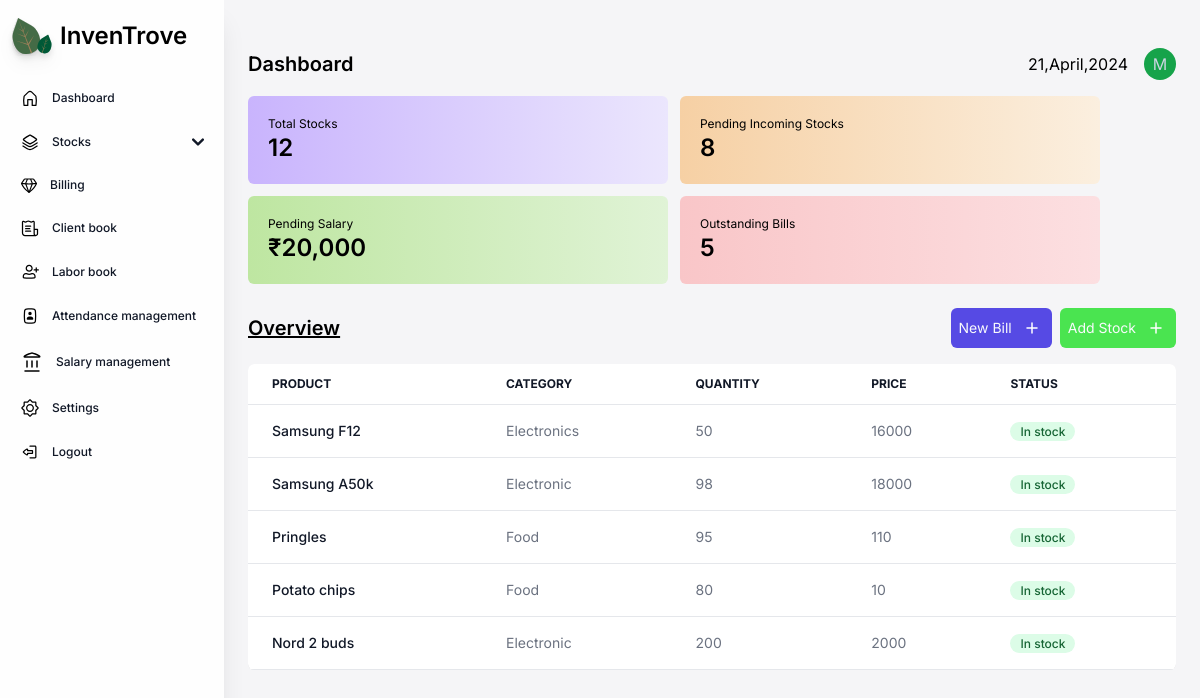
/dashboard/ (signed in), run on an earlier commit of the app's database.
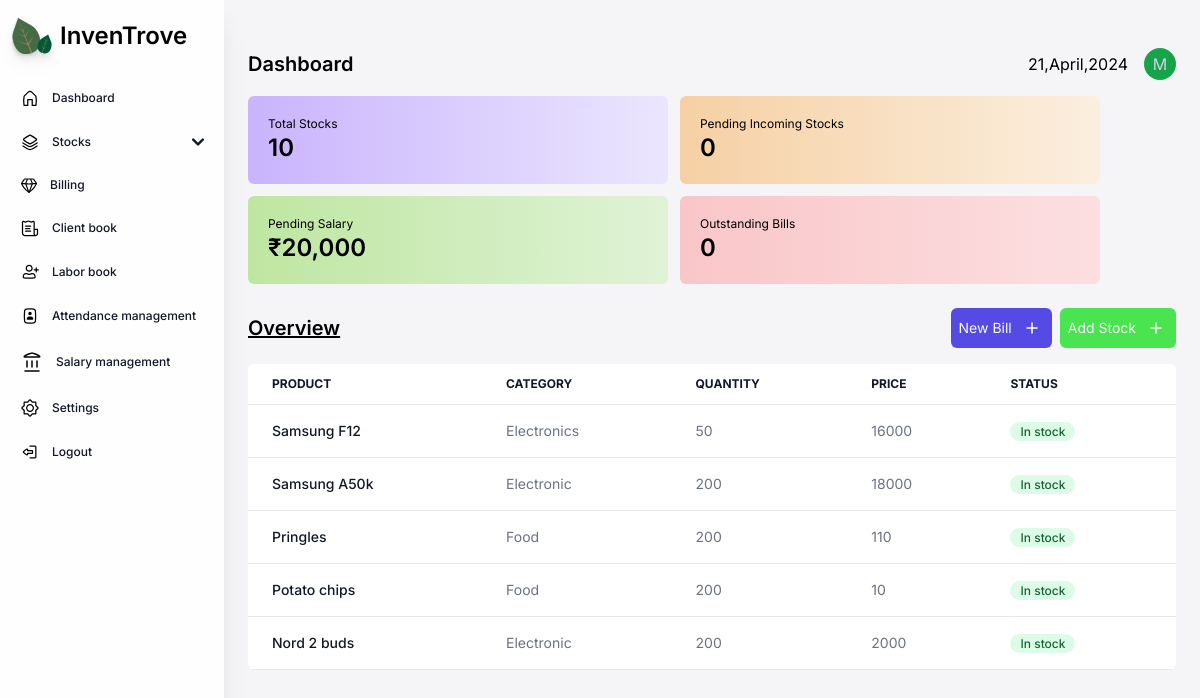
And on a later commit of the database.
### core/models.py (models this page shows, shortened)
class stock(models.Model):
    productname = models.CharField(max_length=70, db_index=True)
    category = models.CharField(max_length=50)
    maximumstock = models.PositiveIntegerField()
    quantity = models.PositiveIntegerField()
    price = models.PositiveIntegerField()

### core/views.py (the view)
# urls.py: path('dashboard/', cvs.dashboard),
@login_required(login_url='/auth/signup/')
def dashboard(request):
    model = stock.objects.all()
    ovdc = model.order_by('productname')
    model_bills = bill.objects.all()
    ic_stock  = 0
    for i in model:
        if i.quantity < i.maximumstock:
            ic_stock+=1
    context = {
        'overviewdata':ovdc.reverse()[:5],
        'stockcount': model.count(),
        'iccount': ic_stock,
        'billcount': model_bills.count(),
        }
    return render(request, "core/dashboard.html", context)

### core/templates/core/dashboard.html (shortened to what the changed rows need)
{% load static %}
{% load static tailwind_tags%}
<!DOCTYPE html>
<html lang="en">
<head>
    <link href="https://cdnjs.cloudflare.com/ajax/libs/flowbite/2.3.0/flowbite.min.css" rel="stylesheet" />
    {% tailwind_css %}
</head>
<body class="font-inter bg-[#F5F5F7] max-w-full">
<section class="sm:ml-56 px-6 pb-4 max-w-full">
    <main class="mt-4 min-w-full">
    <div class="infobox flex w-full gap-3 flex-wrap items-center">
        <a href="/stocks" class="w-[420px] max-h-[115px]">
        <div class="box max-w-full p-5 bg-gradient-to-r from-[#C9B4FD] to-[#EBE6FD] rounded-md hover:scale-105 transition duration-500">
            <p class="text-xs">Total Stocks</p>
            <p class="text-2xl font-semibold">{{stockcount}}</p>
        </div>
        </a>
        <a href="/incomingstocks" class="w-[420px] max-h-[115px]">
        <div class="box max-w-full p-5 bg-gradient-to-r from-[#F6D0A4] to-[#FBEFDF] rounded-md hover:scale-105 transition duration-500">
            <p class="text-xs">Pending Incoming Stocks</p>
            <p class="text-2xl font-semibold">{{iccount}}</p>
        </div>
        </a>
        <a href="/bills" class="w-[420px] max-h-[115px]">
        <div class="box max-w-full p-5 bg-gradient-to-r from-[#F9C6C8] to-[#FCDFE1] rounded-md hover:scale-105 transition duration-500">
            <p class="text-xs">Outstanding Bills</p>
            <p class="text-2xl font-semibold">{{billcount}}</p>
        </div>
        </a>
    </div>
        <div class="relative max-w-[100%] overflow-x-scroll mt-4 rounded-md">
            <table class="text-sm text-left rtl:text-right text-gray-500 bg-white dark:text-gray-400 rounded-md shadow-md overflow-x-auto w-full">
                <thead class="border-b text-xs text-gray-900 uppercase dark:text-gray-400">
                    <tr>
                        <th scope="col" class="px-6 py-3">
                            Product
                        </th>
                        <th scope="col" class="px-6 py-3">
                            Category
                        </th>
                        <th scope="col" class="px-6 py-3">
                            Quantity
                        </th>
                        <th scope="col" class="px-6 py-3">
                            Price
                        </th>
                        <th scope="col" class="px-6 py-3">
                            Status
                        </th>
                    </tr>
                </thead>
                <tbody>
                    {% for stock in overviewdata %}
                    <tr class="border-b">
                        <th scope="row" class="px-6 py-4 font-medium text-gray-900 whitespace-nowrap">
                            {{stock.productname}}
                        </th>
                        <td class="px-6 py-4">
                            {{stock.category}}
                        </td>
                        <td class="px-6 py-4">
                            {{stock.quantity}}
                        </td>
                        <td class="px-6 py-4">
                            {{stock.price}}
                        </td>
                        <td class="px-6 py-4">
                            {% if stock.quantity > 25 %}
                                <span class="bg-green-100 text-green-800 text-xs font-medium me-2 px-2.5 py-0.5 rounded-full dark:bg-yellow-900 dark:text-yellow-300">
                                    In stock
                                </span>
                            {% else %}
                                <span class="bg-yellow-100 text-yellow-800 text-xs font-medium me-2 px-2.5 py-0.5 rounded-full dark:bg-yellow-900 dark:text-yellow-300">
                                    Running out
                                </span>
                            {% endif %}
                        </td>
                    </tr>
                    {% endfor %}
                </tbody>
            </table>
        </div>
    </main>
</section>
</body>
</html>

What changed in the data, as far as the page shows it:
changed stock "Samsung A50k": quantity "98" → "200"
changed stock "Pringles": quantity "95" → "200"
changed stock "Potato chips": quantity "80" → "200"
Also different on the page:
{{ stockcount }}: "12" → "10"
{{ iccount }}: "8" → "0"
{{ billcount }}: "5" → "0"
